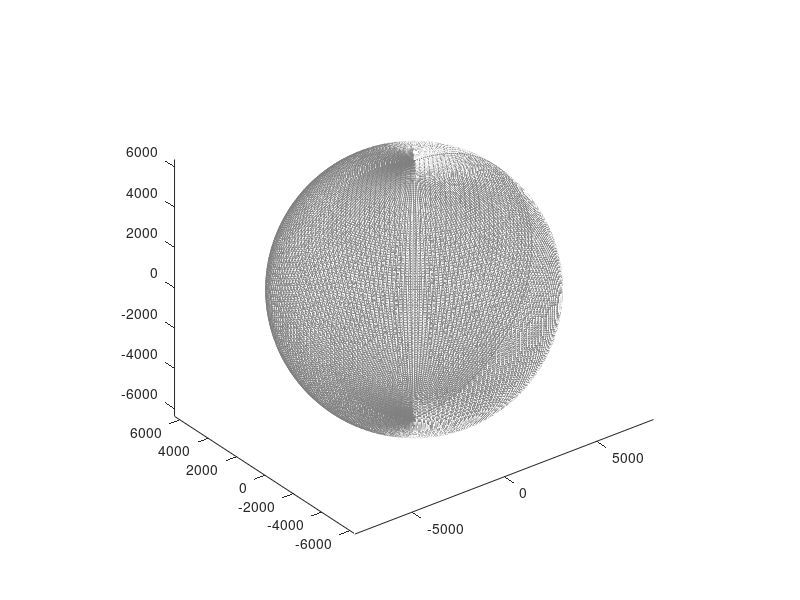

Source code (MATLAB): (Note: this script raises an error after producing the figure.)
function earthPlot(body)
% earthPlot Generate a plot of the Earth in the current axes
%
% Inputs:
%   body - value indicating body to plot
%          1 = Earth (Default)
%          2 = Moon


if ~exist('body', 'var')
    body = 1; % Set default body to Earth
end

% Options
npanels = 180;
alpha   = 1; % globe transparency level
GMST0 = 4.89496121282306; % Epoch corresponding to J2000

if body == 1
    
    % 2:1 unprojected Earth texture image (must be in current path)
    image_file = 'EarthSatelliteImage.jpg';
    
    % Treat the Earth as spherical
    erad = 6371.0087714; % equatorial radius [km]
    prad = erad;         % polar radius [km]

elseif body == 2
    
    % 2:1 unprojected Moon texture image (must be in current path)
    image_file = 'MoonSatelliteImage.jpg';
    
    % Treat the moon as spherical
    erad = 1738.1; % equatorial radius [km]
    prad = erad;   % polar radius [km]
    
end
    
% Turn off the normal axes
set(gca, 'NextPlot','add', 'Visible','on');

axis equal;
axis auto;

% Set initial view
view(3);

% Create a 3D meshgrid of the sphere points using the ellipsoid function
[x, y, z] = ellipsoid(0, 0, 0, erad, erad, prad, npanels);

globe = surf(x, y, -z, 'FaceColor', 'none', 'EdgeColor', 0.5*[1 1 1]);

if ~isempty(GMST0)
    hgx = hgtransform;
    set(hgx,'Matrix', makehgtform('zrotate',GMST0));
    set(globe,'Parent',hgx);
end

% Load body image for texture map
cdata = imread(image_file);

% Set image as color data (cdata) property, and set face color to indicate
% a texturemap, which Matlab expects to be in cdata. Turn off the mesh edges.
set(globe, 'FaceColor', 'texturemap', 'CData', cdata, 'FaceAlpha', alpha, 'EdgeColor', 'none');

end